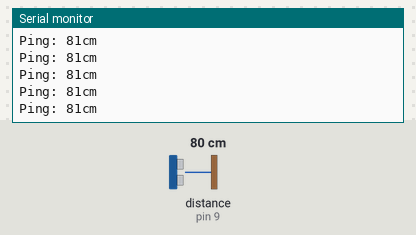
The sketch below on a simulated Arduino Uno, built with avr-gcc and run on an emulated ATmega328P. Parts: the last lines printed to the serial monitor. The test bench sets the inputs (shaded band); at power-on: distance to the obstacle (sensor on pin 9) 80 cm. The echo pulse lasts 58.3 µs per cm.

Above: at 1.2 s.
1.3 s: distance to the obstacle (sensor on pin 9) set to 2 cm
At 1.34 s:
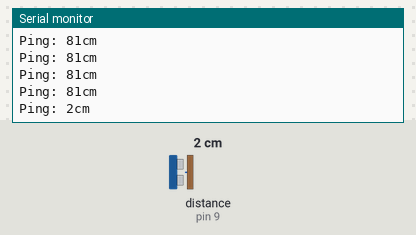
2.8 s: distance to the obstacle (sensor on pin 9) set to 60 cm
At 2.87 s:
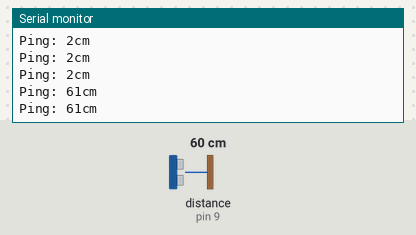
Timing chart, 0 to 5.8 s (numbered marks = the images above; inputs shaded):
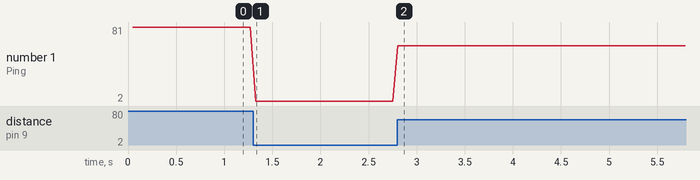

The sketch:

UltraSonicSensor.ino
```cpp
#include <DHT.h>

#include <NewPing.h>

//#include <NewPing.h>
//#include <DueTimer.h>
#include <avr/io.h>

#define TRIGGER_PIN  8  // Arduino pin tied to trigger pin on the ultrasonic sensor.
#define ECHO_PIN     9 // Arduino pin tied to echo pin on the ultrasonic sensor.
#define MAX_DISTANCE 200 // Maximum distance we want to ping for (in centimeters). Maximum sensor distance is rated at 400-500cm.

NewPing sonar(TRIGGER_PIN, ECHO_PIN, MAX_DISTANCE); // NewPing setup of pins and maximum distance.

void setup() {
  Serial.begin(9600); // Open serial monitor at 115200 baud to see ping results.
}

void loop() {
  delay(50);                     // Wait 50ms between pings (about 20 pings/sec). 29ms should be the shortest delay between pings.
  Serial.print("Ping: ");
  Serial.print(sonar.ping_cm()); // Send ping, get distance in cm and print result (0 = outside set distance range)
  Serial.println("cm");
}
```

Measured:
- after the input at 1.3 s, the serial monitor: prints a new line at once (image 1)
- after the input at 2.8 s, the serial monitor: prints a new line at once (image 2)
- plotted number 1: 81 → 2 after the input at 1.3 s, 2 → 61 after the input at 2.8 s
